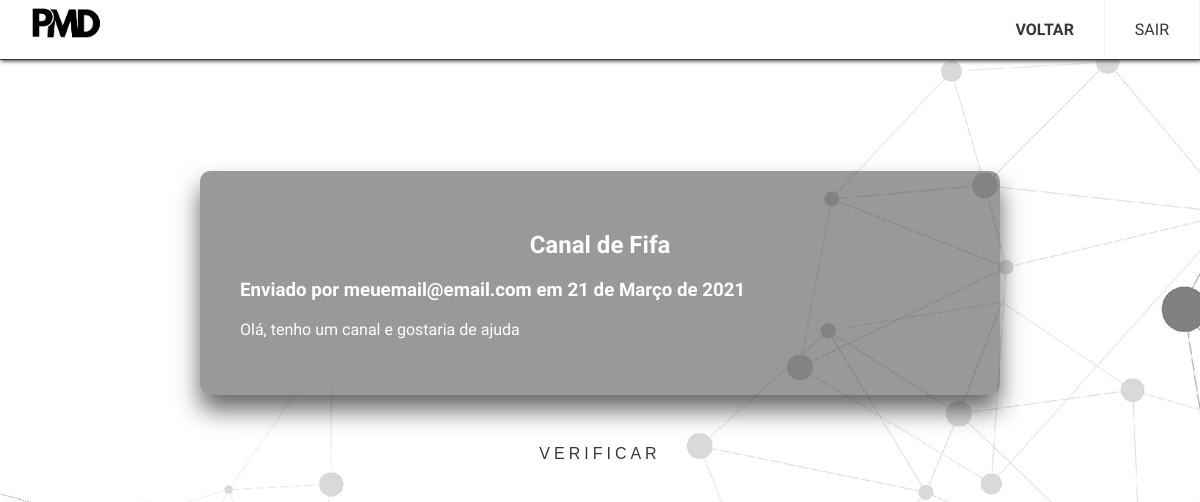
Page /admin/ec_ver.php?num1=641206&cod=8 (signed in) on the committed database.
### tables this page shows
CREATE TABLE IF NOT EXISTS `insc_ctt` (
  `id` int(11) NOT NULL AUTO_INCREMENT,
  `assunto` varchar(128) NOT NULL,
  `mensagem` varchar(512) NOT NULL,
  `email` varchar(64) NOT NULL,
  `data` varchar(10) NOT NULL,
  `verificado` tinyint(1) NOT NULL,
  PRIMARY KEY (`id`)
);

### admin/ec_ver.php (the view, shortened to what this page needs)
<?php
if(isset($_SESSION["numLogin"])){
    $n1 = $_GET['num1'];
}else{
    exit;
}
?>
<!DOCTYPE html>
<html lang="pt-br">
<head>
    <link href="../index.css" rel="stylesheet" type="text/css">
    <link href="../bar.css" rel="stylesheet" type="text/css">
    <link href="../parceiros.css" rel="stylesheet">
    <link href="button.css" rel="stylesheet">
    <link href="div.css" rel="stylesheet">
</head>
<body>
<header class="header">
  <img src="../img\logo.png" id="logo1" title="Projeto Midia">
  <ul class="menu">
    <li><a href="ec.php?<?php echo 'num1='.$n1; ?>" id='QS' class="neg">VOLTAR</a></li>
    <li><a href="#c2" id='EQ' onmouseover="this.style.backgroundColor='#ff0000'; this.style.color='#ffffff'"
    onmouseout="this.style.backgroundColor='#ffffff';this.style.color='#353839'" onclick="location.href='destroy.php'">SAIR</a></li>
  </ul>
</header>
<br><br><br><br><br><br><br><br><br>
<div class = 'login-box'>
<form name="mensagem" action="<?php echo $_SERVER['PHP_SELF'].'?num1='.$n1.'&cod='.$_GET['cod']?>" method='POST'>
    <?php
    include 'conexao.inc';
    $codigo = $_GET['cod'];
    $sql_ver = "SELECT* FROM insc_ctt WHERE id = $codigo ";
    $res_ver = mysqli_query($conexao, $sql_ver);
  while($elemento_ver = mysqli_fetch_row($res_ver)){
    $id_ver = $elemento_ver[0];
    $assunto_ver = $elemento_ver[1];
    $mensagem_ver = $elemento_ver[2];
    $email_ver = $elemento_ver[3];
    $data_ver = $elemento_ver[5];
    $ctt_ver = "SELECT* FROM insc_ctt WHERE verificado = 0";
    $res_ctt_ver = mysqli_query($conexao, $ctt_ver);
    while($elemento_ctt_ver = mysqli_fetch_row($res_ctt_ver)){
      $id_ver = $elemento_ctt_ver[0];
      $assunto_ver = $elemento_ctt_ver[1];
      $mensagem_ver = $elemento_ctt_ver[2];
      $email_ver = $elemento_ctt_ver[3];
      $data_ver = $elemento_ctt_ver[4];
    }
    $dia_ver = substr($data_ver, 8);
    $mes_ver = substr($data_ver, 5, 2);
    $ano_ver = substr($data_ver, 0, 4);
    if($mes_ver == "01"){
      $mes_ver = "Janeiro";
    }elseif($mes_ver == "02"){
      $mes_ver = "Fevereiro";
    }elseif($mes_ver == "03"){
      $mes_ver = "Março";
    }elseif($mes_ver == "04"){
      $mes_ver = "Abril";
    }elseif($mes_ver == "05"){
      $mes_ver = "Maio";
    }elseif($mes_ver == "06"){
      $mes_ver = "Junho";
    }elseif($mes_ver == "07"){
      $mes_ver = "Julho";
    }elseif($mes_ver == "08"){
      $mes_ver = "Agosto";
    }elseif($mes_ver == "09"){
      $mes_ver = "Setembro";
    }elseif($mes_ver == "10"){
      $mes_ver = "Outubro";
    }elseif($mes_ver == "11"){
      $mes_ver = "Novembro";
    }elseif($mes_ver == "12"){
      $mes_ver = "Dezembro";
    }
    echo "
    <a href='ec_veri.php?num1=".$n1."&cod=".$id_ver."'>
      <div class='box'>
          <h2>$assunto_ver </h2>
          <h3>Enviado por <b>$email_ver</b> em $dia_ver de $mes_ver de $ano_ver</h3>
          <p>$mensagem_ver</p>
      </div>
    </a>
    <br><br>
  ";
}
?>
<center>
<button name='verificar'>
        <span></span>
        <span></span>
        <span></span>
        <span></span>
        VERIFICAR
      </button>
</center>
    </form>
</div>

### index.css (style rules this page uses)
body { margin: 0; font-family: 'Montserrat', sans-serif; font-family: 'Mukta', sans-serif; background-image: url('img/background.jpg'); }
h2 { text-align:center; }
p { text-align: justify; }

### bar.css (style rules this page uses)
body { margin: 0; font-family: 'Nanum Gothic', sans-serif; background-color: #f4f4f4; }
#logo1 { width: 6%; margin-top:0.50%; margin-left: 2.5%; margin-right: 2.5%; cursor: pointer; }
.header { background-color: #fff; box-shadow: 1px 1px 4px 0 #353839; position: fixed; width: 100%; z-index: 3; border-bottom:solid #353839 1px; }
.header ul { margin: 0; padding: 0; list-style: none; overflow: hidden; background-color: #fff; }
.header li a { display: block; padding: 13px 20px; border-right: 1px solid #f4f4f4; text-decoration: none; color:#353839; }
.header .menu { clear: both; max-height: 0; transition: max-height .2s ease-out; }
@media (min-width: 48em) { .header li { float: left; } }
@media (min-width: 48em) { .header li a { padding: 20px 30px; } }
@media (min-width: 48em) { .header .menu { clear: none; float: right; max-height: none; } }

### admin/button.css (style rules this page uses)
html { height: 100%; }
body { margin:0; padding:0; margin: 0; font-family: 'Nanum Gothic', sans-serif; background-image: url('img/background.jpg'); }
#center, button { margin: auto; }
button { background-color: transparent; border-color: transparent; cursor: pointer; }
.login-box form button { position: relative; display: inline-block; padding: 10px 20px; color: #353839; font-size: 16px; text-decoration: none; text-transform: uppercase; overflow: hidden; transition: .5s; letter-spacing: 4px; text-align: center; }
.login-box button span { position: absolute; display: block; }
.login-box button span:nth-child(1) { top: 0; left: -100%; width: 100%; height: 2px; background: linear-gradient(90deg, transparent, #353839); animation: btn-anim1 1s linear infinite; }
.login-box button span:nth-child(2) { top: -100%; right: 0; width: 2px; height: 100%; background: linear-gradient(180deg, transparent, #353839); animation: btn-anim2 1s linear infinite; animation-delay: .25s }
.login-box button span:nth-child(3) { bottom: 0; right: -100%; width: 100%; height: 2px; background: linear-gradient(270deg, transparent, #353839); animation: btn-anim3 1s linear infinite; animation-delay: .5s }
.login-box button span:nth-child(4) { bottom: -100%; left: 0; width: 2px; height: 100%; background: linear-gradient(360deg, transparent, #353839); animation: btn-anim4 1s linear infinite; animation-delay: .75s }

### admin/div.css (style rules this page uses)
body { background-image: url('../img/background.jpg'); }
.box { top: 50%; left: 50%; width: 800px; padding: 40px; background: rgba(0,0,0,.4); box-sizing: border-box; box-shadow: 0 15px 25px rgba(0,0,0,.6); border-radius: 10px; margin: auto; }
a { text-decoration: none; color: #ffffff; }
p { text-decoration: none; color: #ffffff; }
.neg { font-weight: bold; }

### rows in the picture
insc_ctt: insc_ctt.assunto "Canal de Fifa", insc_ctt.email "meuemail@email.com", insc_ctt.data "21", insc_ctt.data "Março", insc_ctt.data "2021", insc_ctt.mensagem "Olá, tenho um canal e gostaria de ajuda"
